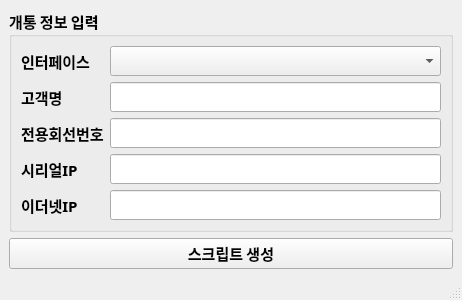
<?xml version="1.0" encoding="UTF-8"?>
<ui version="4.0">
 <class>MainWindow</class>
 <widget class="QMainWindow" name="MainWindow">
  <property name="geometry">
   <rect>
    <x>0</x>
    <y>0</y>
    <width>462</width>
    <height>284</height>
   </rect>
  </property>
  <property name="windowTitle">
   <string>MainWindow</string>
  </property>
  <widget class="QWidget" name="centralwidget">
   <layout class="QGridLayout" name="gridLayout_3">
    <item row="0" column="0">
     <widget class="QGroupBox" name="groupBox">
      <property name="font">
       <font>
        <family>맑은 고딕</family>
        <pointsize>11</pointsize>
        <weight>75</weight>
        <bold>true</bold>
       </font>
      </property>
      <property name="title">
       <string>개통 정보 입력</string>
      </property>
      <property name="flat">
       <bool>true</bool>
      </property>
      <layout class="QGridLayout" name="gridLayout_2">
       <item row="0" column="0">
        <layout class="QGridLayout" name="gridLayout">
         <item row="1" column="1">
          <widget class="QLineEdit" name="text_custname"/>
         </item>
         <item row="3" column="0">
          <widget class="QLabel" name="label_4">
           <property name="text">
            <string>시리얼IP</string>
           </property>
          </widget>
         </item>
         <item row="2" column="0">
          <widget class="QLabel" name="label_3">
           <property name="text">
            <string>전용회선번호</string>
           </property>
          </widget>
         </item>
         <item row="0" column="0">
          <widget class="QLabel" name="label">
           <property name="text">
            <string>인터페이스</string>
           </property>
          </widget>
         </item>
         <item row="3" column="1">
          <widget class="QLineEdit" name="text_serial_ip"/>
         </item>
         <item row="2" column="1">
          <widget class="QLineEdit" name="test_line_number"/>
         </item>
         <item row="1" column="0">
          <widget class="QLabel" name="label_2">
           <property name="text">
            <string>고객명</string>
           </property>
          </widget>
         </item>
         <item row="4" column="0">
          <widget class="QLabel" name="label_5">
           <property name="text">
            <string>이더넷IP</string>
           </property>
          </widget>
         </item>
         <item row="0" column="1">
          <widget class="QComboBox" name="combo_interface"/>
         </item>
         <item row="4" column="1">
          <widget class="QLineEdit" name="text_ethernet_ip"/>
         </item>
        </layout>
       </item>
      </layout>
     </widget>
    </item>
    <item row="1" column="0">
     <widget class="QPushButton" name="btn_script">
      <property name="font">
       <font>
        <family>맑은 고딕</family>
        <pointsize>11</pointsize>
        <weight>75</weight>
        <bold>true</bold>
       </font>
      </property>
      <property name="text">
       <string>스크립트 생성</string>
      </property>
     </widget>
    </item>
   </layout>
  </widget>
  <widget class="QMenuBar" name="menubar">
   <property name="geometry">
    <rect>
     <x>0</x>
     <y>0</y>
     <width>462</width>
     <height>21</height>
    </rect>
   </property>
  </widget>
  <widget class="QStatusBar" name="statusbar"/>
 </widget>
 <resources/>
 <connections/>
</ui>
